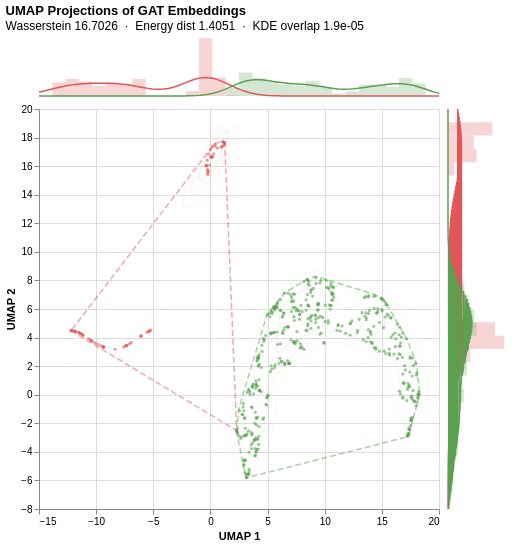

Here is the notebook cell this chart was saved with:
### Markdown cell above
## 7. Compose the 2×2 grid

### Code cell
# Empty spacer for the top-right corner so row heights line up
spacer = alt.Chart(pl.DataFrame({"_": [0]})).mark_text(text="").properties(width=60, height=60)

m = data["metrics"]
subtitle = (
    f"Wasserstein {m['wasserstein_2d']}  ·  "
    f"Energy dist {m['energy_distance']}  ·  "
    f"KDE overlap {m['overlap_integral']:.1e}"
)

chart = (
    alt.vconcat(
        alt.hconcat(top_marginal, spacer, spacing=5),
        alt.hconcat(main, right_marginal, spacing=5),
        spacing=5,
    )
    .add_params(selection)
    .properties(
        title=alt.TitleParams(
            text="UMAP Projections of GAT Embeddings",
            subtitle=subtitle,
            anchor="start",
        )
    )
    .configure_view(stroke=None)
)
chart

### Figure 1 — Vega-Lite specification as saved in the notebook (floating-point values rounded to 4 significant figures; data arrays with more than 128 entries replaced by an {"elided": "..."} marker saying what was removed)
{"config": {"view": {"continuousWidth": 300, "continuousHeight": 300, "stroke": null}}, "vconcat": [{"hconcat": [{"layer": [{"data": {"name": "data-5487f0bf6612b6816bfbddda06470fdb"}, "mark": {"type": "rect"}, "encoding": {"color": {"field": "attack_type", "legend": null, "scale": {"domain": ["Attack", "Normal"], "range": ["#E15759", "#59A14F"]}, "type": "nominal"}, "opacity": {"condition": {"param": "param_bc7a727295e315ff", "value": 0.25}, "value": 0.0}, "x": {"axis": null, "field": "start", "scale": {"domain": [-13.72, 19.8]}, "type": "quantitative"}, "x2": {"field": "end"}, "y": {"axis": null, "field": "density", "type": "quantitative"}}, "name": "view_beacd85dbe022939_0"}, {"data": {"name": "data-2bd963af7d4d1cb417b27f493364d9e4"}, "mark": {"type": "line", "strokeWidth": 1.5}, "encoding": {"color": {"field": "attack_type", "legend": null, "scale": {"domain": ["Attack", "Normal"], "range": ["#E15759", "#59A14F"]}, "type": "nominal"}, "detail": {"field": "attack_type", "type": "nominal"}, "opacity": {"condition": {"param": "param_bc7a727295e315ff", "value": 1.0}, "value": 0.0}, "x": {"axis": null, "field": "v", "scale": {"domain": [-13.72, 19.8]}, "type": "quantitative"}, "y": {"axis": null, "field": "d", "type": "quantitative"}}}], "height": 60, "width": 400}, {"data": {"name": "data-6fad5c34291b82fc9632cbce143d677a"}, "mark": {"type": "text", "text": ""}, "height": 60, "name": "view_e23b96adad74dc45_1", "width": 60}], "spacing": 5}, {"hconcat": [{"layer": [{"data": {"name": "data-ca5d6e6c6b43c10a1a7604ca94196245"}, "mark": {"type": "line", "strokeWidth": 0.5}, "encoding": {"color": {"field": "attack_type", "legend": {"orient": "top", "title": null}, "scale": {"domain": ["Attack", "Normal"], "range": ["#E15759", "#59A14F"]}, "type": "nominal"}, "detail": {"field": "poly_id", "type": "nominal"}, "opacity": {"condition": {"param": "param_bc7a727295e315ff", "field": "level", "legend": null, "scale": {"domain": [0.2, 1.0], "range": [0.05, 0.35]}, "type": "quantitative"}, "value": 0.0}, "order": {"field": "order", "type": "quantitative"}, "x": {"axis": {"title": "UMAP 1"}, "field": "x", "scale": {"domain": [-13.72, 19.8]}, "type": "quantitative"}, "y": {"axis": {"title": "UMAP 2"}, "field": "y", "scale": {"domain": [-7.0, 18.91]}, "type": "quantitative"}}, "name": "view_c711591cc14ca289_0"}, {"data": {"name": "data-a8530b6f78eaa5b5a1ea54ccccd986e9"}, "mark": {"type": "line", "strokeDash": [6, 3], "strokeWidth": 1.5}, "encoding": {"color": {"field": "attack_type", "legend": null, "scale": {"domain": ["Attack", "Normal"], "range": ["#E15759", "#59A14F"]}, "type": "nominal"}, "detail": {"field": "attack_type", "type": "nominal"}, "opacity": {"condition": {"param": "param_bc7a727295e315ff", "value": 0.5}, "value": 0.0}, "order": {"field": "order", "type": "quantitative"}, "x": {"field": "x", "type": "quantitative"}, "y": {"field": "y", "type": "quantitative"}}}, {"data": {"name": "data-2c02ec43643447844517cb0dbc712853"}, "mark": {"type": "circle", "size": 10}, "encoding": {"color": {"field": "attack_type", "legend": null, "scale": {"domain": ["Attack", "Normal"], "range": ["#E15759", "#59A14F"]}, "type": "nominal"}, "opacity": {"condition": {"param": "param_bc7a727295e315ff", "value": 0.6}, "value": 0.0}, "x": {"field": "x", "type": "quantitative"}, "y": {"field": "y", "type": "quantitative"}}}], "height": 400, "width": 400}, {"layer": [{"data": {"name": "data-d675a9b88694b4a5ae4b6685c876223f"}, "mark": {"type": "rect"}, "encoding": {"color": {"field": "attack_type", "legend": null, "scale": {"domain": ["Attack", "Normal"], "range": ["#E15759", "#59A14F"]}, "type": "nominal"}, "opacity": {"condition": {"param": "param_bc7a727295e315ff", "value": 0.25}, "value": 0.0}, "x": {"axis": null, "field": "density", "type": "quantitative"}, "y": {"axis": null, "field": "start", "scale": {"domain": [-7.0, 18.91]}, "type": "quantitative"}, "y2": {"field": "end"}}, "name": "view_f2f46f34db83df56_0"}, {"data": {"name": "data-dd8d4369726311e849d84e8c3f251752"}, "mark": {"type": "line", "strokeWidth": 1.5}, "encoding": {"color": {"field": "attack_type", "legend": null, "scale": {"domain": ["Attack", "Normal"], "range": ["#E15759", "#59A14F"]}, "type": "nominal"}, "detail": {"field": "attack_type", "type": "nominal"}, "opacity": {"condition": {"param": "param_bc7a727295e315ff", "value": 1.0}, "value": 0.0}, "x": {"axis": null, "field": "d", "type": "quantitative"}, "y": {"axis": null, "field": "v", "scale": {"domain": [-7.0, 18.91]}, "type": "quantitative"}}}], "height": 400, "width": 60}], "spacing": 5}], "params": [{"name": "param_bc7a727295e315ff", "select": {"type": "point", "fields": ["attack_type"]}, "bind": "legend", "views": ["view_f2f46f34db83df56_0"]}], "spacing": 5, "title": {"text": "UMAP Projections of GAT Embeddings", "anchor": "start", "subtitle": "Wasserstein 16.7026  ·  Energy dist 1.4051  ·  KDE overlap 1.9e-05"}, "$schema": "https://vega.github.io/schema/vega-lite/v6.4.1.json", "datasets": {"data-5487f0bf6612b6816bfbddda06470fdb": [{"attack_type": "Attack", "start": -13.72, "end": -12.6, "density": 0.0}, {"attack_type": "Attack", "start": -12.6, "end": -11.49, "density": 0.06775}, {"attack_type": "Attack", "start": -11.49, "end": -10.37, "density": 0.08558}, {"attack_type": "Attack", "start": -10.37, "end": -9.251, "density": 0.07132}, {"attack_type": "Attack", "start": -9.251, "end": -8.134, "density": 0.04992}, {"attack_type": "Attack", "start": -8.134, "end": -7.017, "density": 0.06775}, {"attack_type": "Attack", "start": -7.017, "end": -5.899, "density": 0.05706}, {"attack_type": "Attack", "start": -5.899, "end": -4.782, "density": 0.08558}, {"attack_type": "Attack", "start": -4.782, "end": -3.665, "density": 0.0}, {"attack_type": "Attack", "start": -3.665, "end": -2.548, "density": 0.0}, {"attack_type": "Attack", "start": -2.548, "end": -1.43, "density": 0.0}, {"attack_type": "Attack", "start": -1.43, "end": -0.313, "density": 0.02496}, {"attack_type": "Attack", "start": -0.313, "end": 0.804, "density": 0.2888}, {"attack_type": "Attack", "start": 0.804, "end": 1.921, "density": 0.09272}, {"attack_type": "Attack", "start": 1.921, "end": 3.039, "density": 0.003566}, {"attack_type": "Attack", "start": 3.039, "end": 4.156, "density": 0.0}, {"attack_type": "Attack", "start": 4.156, "end": 5.273, "density": 0.0}, {"attack_type": "Attack", "start": 5.273, "end": 6.39, "density": 0.0}, {"attack_type": "Attack", "start": 6.39, "end": 7.508, "density": 0.0}, {"attack_type": "Attack", "start": 7.508, "end": 8.625, "density": 0.0}, {"attack_type": "Attack", "start": 8.625, "end": 9.742, "density": 0.0}, {"attack_type": "Attack", "start": 9.742, "end": 10.86, "density": 0.0}, {"attack_type": "Attack", "start": 10.86, "end": 11.98, "density": 0.0}, {"attack_type": "Attack", "start": 11.98, "end": 13.09, "density": 0.0}, {"attack_type": "Attack", "start": 13.09, "end": 14.21, "density": 0.0}, {"attack_type": "Attack", "start": 14.21, "end": 15.33, "density": 0.0}, {"attack_type": "Attack", "start": 15.33, "end": 16.45, "density": 0.0}, {"attack_type": "Attack", "start": 16.45, "end": 17.56, "density": 0.0}, {"attack_type": "Attack", "start": 17.56, "end": 18.68, "density": 0.0}, {"attack_type": "Attack", "start": 18.68, "end": 19.8, "density": 0.0}, {"attack_type": "Normal", "start": -13.72, "end": -12.6, "density": 0.0}, {"attack_type": "Normal", "start": -12.6, "end": -11.49, "density": 0.0}, {"attack_type": "Normal", "start": -11.49, "end": -10.37, "density": 0.0}, {"attack_type": "Normal", "start": -10.37, "end": -9.251, "density": 0.0}, {"attack_type": "Normal", "start": -9.251, "end": -8.134, "density": 0.0}, {"attack_type": "Normal", "start": -8.134, "end": -7.017, "density": 0.0}, {"attack_type": "Normal", "start": -7.017, "end": -5.899, "density": 0.0}, {"attack_type": "Normal", "start": -5.899, "end": -4.782, "density": 0.0}, {"attack_type": "Normal", "start": -4.782, "end": -3.665, "density": 0.0}, {"attack_type": "Normal", "start": -3.665, "end": -2.548, "density": 0.0}, {"attack_type": "Normal", "start": -2.548, "end": -1.43, "density": 0.0}, {"attack_type": "Normal", "start": -1.43, "end": -0.313, "density": 0.0}, {"attack_type": "Normal", "start": -0.313, "end": 0.804, "density": 0.0}, {"attack_type": "Normal", "start": 0.804, "end": 1.921, "density": 0.0}, {"attack_type": "Normal", "start": 1.921, "end": 3.039, "density": 0.04084}, {"attack_type": "Normal", "start": 3.039, "end": 4.156, "density": 0.1175}, {"attack_type": "Normal", "start": 4.156, "end": 5.273, "density": 0.0894}, {"attack_type": "Normal", "start": 5.273, "end": 6.39, "density": 0.07394}, {"attack_type": "Normal", "start": 6.39, "end": 7.508, "density": 0.05794}, {"attack_type": "Normal", "start": 7.508, "end": 8.625, "density": 0.05022}, {"attack_type": "Normal", "start": 8.625, "end": 9.742, "density": 0.0745}, {"attack_type": "Normal", "start": 9.742, "end": 10.86, "density": 0.0458}, {"attack_type": "Normal", "start": 10.86, "end": 11.98, "density": 0.01269}, {"attack_type": "Normal", "start": 11.98, "end": 13.09, "density": 0.02207}, {"attack_type": "Normal", "start": 13.09, "end": 14.21, "density": 0.05629}, {"attack_type": "Normal", "start": 14.21, "end": 15.33, "density": 0.05463}, {"attack_type": "Normal", "start": 15.33, "end": 16.45, "density": 0.0458}, {"attack_type": "Normal", "start": 16.45, "end": 17.56, "density": 0.0905}, {"attack_type": "Normal", "start": 17.56, "end": 18.68, "density": 0.06291}, {"attack_type": "Normal", "start": 18.68, "end": 19.8, "density": 0.0}], "data-2bd963af7d4d1cb417b27f493364d9e4": {"elided": "200 records"}, "data-6fad5c34291b82fc9632cbce143d677a": [{"_": 0}], "data-ca5d6e6c6b43c10a1a7604ca94196245": {"elided": "1269 records"}, "data-a8530b6f78eaa5b5a1ea54ccccd986e9": [{"attack_type": "Attack", "order": 0, "x": -12.2, "y": 4.477}, {"attack_type": "Attack", "order": 1, "x": 2.3, "y": -2.509}, {"attack_type": "Attack", "order": 2, "x": 1.256, "y": 17.54}, {"attack_type": "Attack", "order": 3, "x": 1.229, "y": 17.62}, {"attack_type": "Attack", "order": 4, "x": 1.222, "y": 17.63}, {"attack_type": "Attack", "order": 5, "x": 1.211, "y": 17.65}, {"attack_type": "Attack", "order": 6, "x": 1.193, "y": 17.66}, {"attack_type": "Attack", "order": 7, "x": 1.093, "y": 17.73}, {"attack_type": "Attack", "order": 8, "x": 1.057, "y": 17.73}, {"attack_type": "Attack", "order": 9, "x": 1.026, "y": 17.73}, {"attack_type": "Attack", "order": 10, "x": 0.612, "y": 17.64}, {"attack_type": "Attack", "order": 11, "x": 0.309, "y": 17.5}, {"attack_type": "Attack", "order": 12, "x": 0.244, "y": 17.45}, {"attack_type": "Attack", "order": 13, "x": -12.2, "y": 4.477}, {"attack_type": "Normal", "order": 0, "x": 2.273, "y": -2.5}, {"attack_type": "Normal", "order": 1, "x": 2.911, "y": -5.063}, {"attack_type": "Normal", "order": 2, "x": 3.005, "y": -5.409}, {"attack_type": "Normal", "order": 3, "x": 3.121, "y": -5.824}, {"attack_type": "Normal", "order": 4, "x": 3.128, "y": -5.823}, {"attack_type": "Normal", "order": 5, "x": 17.2, "y": -2.954}, {"attack_type": "Normal", "order": 6, "x": 17.23, "y": -2.917}, {"attack_type": "Normal", "order": 7, "x": 17.34, "y": -2.782}, {"attack_type": "Normal", "order": 8, "x": 17.39, "y": -2.692}, {"attack_type": "Normal", "order": 9, "x": 18.1, "y": -0.593}, {"attack_type": "Normal", "order": 10, "x": 18.25, "y": 0.045}, {"attack_type": "Normal", "order": 11, "x": 18.27, "y": 0.322}, {"attack_type": "Normal", "order": 12, "x": 18.04, "y": 2.106}, {"attack_type": "Normal", "order": 13, "x": 17.95, "y": 2.368}, {"attack_type": "Normal", "order": 14, "x": 17.16, "y": 3.92}, {"attack_type": "Normal", "order": 15, "x": 15.45, "y": 6.284}, {"attack_type": "Normal", "order": 16, "x": 15.32, "y": 6.458}, {"attack_type": "Normal", "order": 17, "x": 15.14, "y": 6.62}, {"attack_type": "Normal", "order": 18, "x": 15.0, "y": 6.721}, {"attack_type": "Normal", "order": 19, "x": 14.93, "y": 6.762}, {"attack_type": "Normal", "order": 20, "x": 14.3, "y": 7.035}, {"attack_type": "Normal", "order": 21, "x": 14.11, "y": 7.088}, {"attack_type": "Normal", "order": 22, "x": 9.26, "y": 8.269}, {"attack_type": "Normal", "order": 23, "x": 9.108, "y": 8.297}, {"attack_type": "Normal", "order": 24, "x": 8.452, "y": 8.076}, {"attack_type": "Normal", "order": 25, "x": 6.708, "y": 7.243}, {"attack_type": "Normal", "order": 26, "x": 6.488, "y": 7.132}, {"attack_type": "Normal", "order": 27, "x": 6.394, "y": 7.04}, {"attack_type": "Normal", "order": 28, "x": 4.949, "y": 5.592}, {"attack_type": "Normal", "order": 29, "x": 2.505, "y": -0.905}, {"attack_type": "Normal", "order": 30, "x": 2.273, "y": -2.5}], "data-2c02ec43643447844517cb0dbc712853": {"elided": "500 records"}, "data-d675a9b88694b4a5ae4b6685c876223f": [{"attack_type": "Attack", "start": -7.002, "end": -6.138, "density": 0.0}, {"attack_type": "Attack", "start": -6.138, "end": -5.274, "density": 0.0}, {"attack_type": "Attack", "start": -5.274, "end": -4.41, "density": 0.0}, {"attack_type": "Attack", "start": -4.41, "end": -3.546, "density": 0.0}, {"attack_type": "Attack", "start": -3.546, "end": -2.682, "density": 0.0}, {"attack_type": "Attack", "start": -2.682, "end": -1.819, "density": 0.004612}, {"attack_type": "Attack", "start": -1.819, "end": -0.955, "density": 0.0}, {"attack_type": "Attack", "start": -0.955, "end": -0.091, "density": 0.0}, {"attack_type": "Attack", "start": -0.091, "end": 0.773, "density": 0.0}, {"attack_type": "Attack", "start": 0.773, "end": 1.637, "density": 0.0}, {"attack_type": "Attack", "start": 1.637, "end": 2.501, "density": 0.0}, {"attack_type": "Attack", "start": 2.501, "end": 3.364, "density": 0.1107}, {"attack_type": "Attack", "start": 3.364, "end": 4.228, "density": 0.2813}, {"attack_type": "Attack", "start": 4.228, "end": 5.092, "density": 0.2352}, {"attack_type": "Attack", "start": 5.092, "end": 5.956, "density": 0.0}, {"attack_type": "Attack", "start": 5.956, "end": 6.82, "density": 0.0}, {"attack_type": "Attack", "start": 6.82, "end": 7.684, "density": 0.0}, {"attack_type": "Attack", "start": 7.684, "end": 8.547, "density": 0.0}, {"attack_type": "Attack", "start": 8.547, "end": 9.411, "density": 0.0}, {"attack_type": "Attack", "start": 9.411, "end": 10.28, "density": 0.0}, {"attack_type": "Attack", "start": 10.28, "end": 11.14, "density": 0.0}, {"attack_type": "Attack", "start": 11.14, "end": 12.0, "density": 0.0}, {"attack_type": "Attack", "start": 12.0, "end": 12.87, "density": 0.0}, {"attack_type": "Attack", "start": 12.87, "end": 13.73, "density": 0.0}, {"attack_type": "Attack", "start": 13.73, "end": 14.59, "density": 0.0}, {"attack_type": "Attack", "start": 14.59, "end": 15.46, "density": 0.03228}, {"attack_type": "Attack", "start": 15.46, "end": 16.32, "density": 0.143}, {"attack_type": "Attack", "start": 16.32, "end": 17.19, "density": 0.1291}, {"attack_type": "Attack", "start": 17.19, "end": 18.05, "density": 0.2214}, {"attack_type": "Attack", "start": 18.05, "end": 18.91, "density": 0.0}, {"attack_type": "Normal", "start": -7.002, "end": -6.138, "density": 0.0}, {"attack_type": "Normal", "start": -6.138, "end": -5.274, "density": 0.02141}, {"attack_type": "Normal", "start": -5.274, "end": -4.41, "density": 0.02641}, {"attack_type": "Normal", "start": -4.41, "end": -3.546, "density": 0.02212}, {"attack_type": "Normal", "start": -3.546, "end": -2.682, "density": 0.04996}, {"attack_type": "Normal", "start": -2.682, "end": -1.819, "density": 0.03497}, {"attack_type": "Normal", "start": -1.819, "end": -0.955, "density": 0.06138}, {"attack_type": "Normal", "start": -0.955, "end": -0.091, "density": 0.05495}, {"attack_type": "Normal", "start": -0.091, "end": 0.773, "density": 0.08065}, {"attack_type": "Normal", "start": 0.773, "end": 1.637, "density": 0.03783}, {"attack_type": "Normal", "start": 1.637, "end": 2.501, "density": 0.09492}, {"attack_type": "Normal", "start": 2.501, "end": 3.364, "density": 0.07422}, {"attack_type": "Normal", "start": 3.364, "end": 4.228, "density": 0.1021}, {"attack_type": "Normal", "start": 4.228, "end": 5.092, "density": 0.1427}, {"attack_type": "Normal", "start": 5.092, "end": 5.956, "density": 0.1313}, {"attack_type": "Normal", "start": 5.956, "end": 6.82, "density": 0.1042}, {"attack_type": "Normal", "start": 6.82, "end": 7.684, "density": 0.08136}, {"attack_type": "Normal", "start": 7.684, "end": 8.547, "density": 0.03711}, {"attack_type": "Normal", "start": 8.547, "end": 9.411, "density": 0.0}, {"attack_type": "Normal", "start": 9.411, "end": 10.28, "density": 0.0}, {"attack_type": "Normal", "start": 10.28, "end": 11.14, "density": 0.0}, {"attack_type": "Normal", "start": 11.14, "end": 12.0, "density": 0.0}, {"attack_type": "Normal", "start": 12.0, "end": 12.87, "density": 0.0}, {"attack_type": "Normal", "start": 12.87, "end": 13.73, "density": 0.0}, {"attack_type": "Normal", "start": 13.73, "end": 14.59, "density": 0.0}, {"attack_type": "Normal", "start": 14.59, "end": 15.46, "density": 0.0}, {"attack_type": "Normal", "start": 15.46, "end": 16.32, "density": 0.0}, {"attack_type": "Normal", "start": 16.32, "end": 17.19, "density": 0.0}, {"attack_type": "Normal", "start": 17.19, "end": 18.05, "density": 0.0}, {"attack_type": "Normal", "start": 18.05, "end": 18.91, "density": 0.0}], "data-dd8d4369726311e849d84e8c3f251752": {"elided": "200 records"}}}
